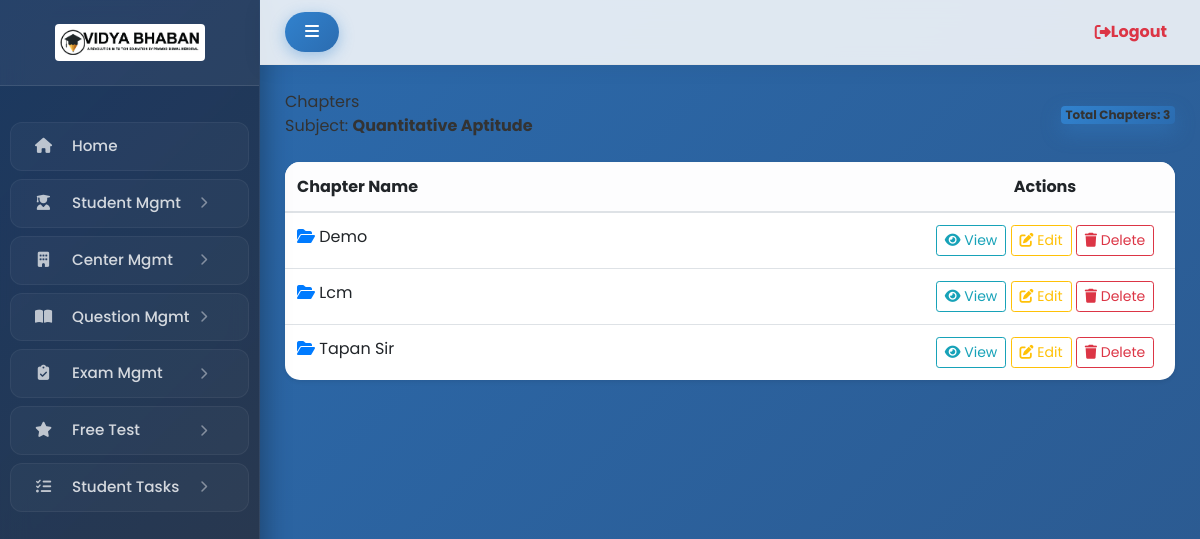
Screenshot of /panel/chapters/1/ (signed in) with the database file from the repository.
### app/models.py (models this page shows, shortened)
class Subject(models.Model):
    name = models.CharField(max_length=100, unique=True)

class Chapter(models.Model):
    subject = models.ForeignKey(Subject, on_delete=models.CASCADE)
    name = models.CharField(max_length=150)
    class Meta:
        unique_together = ('subject', 'name')

### app/views.py (the view)
# urls.py: path('panel/chapters/<int:subject_id>/', views.chapter_list, name='chapter_list'),
@staff_member_required(login_url='/admin-login/')
def chapter_list(request, subject_id):
    subject = get_object_or_404(Subject, id=subject_id)
    chapters = Chapter.objects.filter(subject=subject)
    return render(request, "admin/question/chapter_list.html", {
        "subject": subject,
        "chapters": chapters
    })

### templates/admin/question/chapter_list.html (shortened to what this page needs)
{% extends "admin/dashboard.html" %}
{% load static %}
{% block content %}
<div class="app-main__outer">
<div class="app-main__inner">
    <div class="app-page-title mb-4">
        <div class="page-title-wrapper d-flex justify-content-between align-items-center">
            <div class="page-title-heading">
                <div>
                    Chapters
                    <div class="page-title-subheading">
                        Subject: <strong>{{ subject.name }}</strong>
                    </div>
                </div>
            </div>
            <div class="page-title-actions">
                <span class="badge bg-primary fs-6">
                    Total Chapters: {{ chapters|length }}
                </span>
            </div>
        </div>
    </div>
    <div class="card shadow-sm border-0 rounded-4">
        <div class="card-body p-0">
            <div class="table-responsive">
                <table class="table table-hover align-middle mb-0">
                    <thead class="table-light">
                        <tr>
                            <th class="ps-4">Chapter Name</th>
                            <th class="text-center" style="width: 260px;">Actions</th>
                        </tr>
                    </thead>
                    <tbody>
                        {% for c in chapters %}
                        <tr>
                            <td class="ps-4 fw-semibold">
                                <i class="fa fa-folder-open text-primary me-2"></i>
                                {{ c.name }}
                            </td>
                            <td class="text-center">
                                <a href="{% url 'view_chapter' c.id %}"
                                   class="btn btn-outline-info btn-sm me-1">
                                    <i class="fa fa-eye"></i> View
                                </a>
                                <a href="{% url 'edit_chapter' c.id %}"
                                   class="btn btn-outline-warning btn-sm me-1">
                                    <i class="fa fa-edit"></i> Edit
                                </a>
                                <a href="{% url 'delete_chapter' c.id %}"
                                   class="btn btn-outline-danger btn-sm"
                                   onclick="return confirm('This will delete the chapter and all its questions. Continue?')">
                                    <i class="fa fa-trash"></i> Delete
                                </a>
                            </td>
                        </tr>
                        {% empty %}
                        <tr>
                            <td colspan="2" class="text-center py-4 text-muted">
                                No chapters found for this subject
                            </td>
                        </tr>
                        {% endfor %}
                    </tbody>
                </table>
            </div>
        </div>
    </div>
</div>
</div>
{% endblock %}

### templates/admin/dashboard.html (style rules this page uses)
body { font-family: 'Poppins', sans-serif; background: linear-gradient(-45deg, #1a365d, #2d3748, #2c5282, #2b6cb0); background-size: 400% 400%; animation: gradientBG 18s ease infinite; overflow-x: hidden; color: #333; }
.card { border: none; border-radius: 15px; background: #fff; box-shadow: 0 10px 30px rgba(0,0,0,0.05); transition: all 0.4s cubic-bezier(0.175, 0.885, 0.32, 1.275); margin-bottom: 25px; overflow: hidden; position: relative; }
.bg-primary { background: linear-gradient(135deg, #3182ce 0%, #2b6cb0 100%) !important; box-shadow: 0 8px 20px rgba(49, 130, 206, 0.4); }

### rows the page displays
Subject: name "Quantitative Aptitude"
Chapter: name "Demo"
Chapter: name "Lcm"
Chapter: name "Tapan Sir"

### other values shown
{{ chapters|length }} "3"
